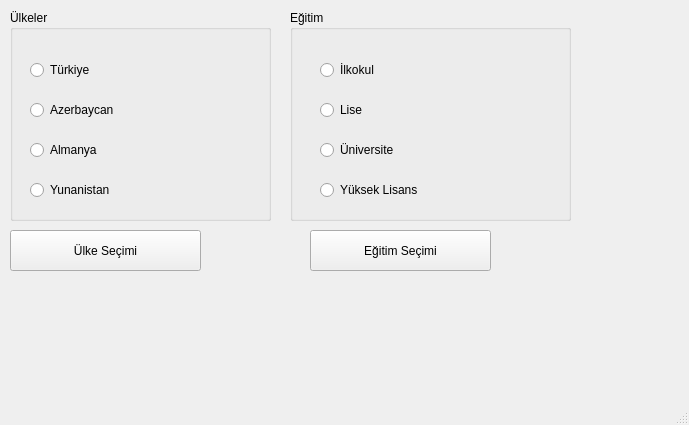
<?xml version="1.0" encoding="UTF-8"?>
<ui version="4.0">
 <class>MainWindow</class>
 <widget class="QMainWindow" name="MainWindow">
  <property name="geometry">
   <rect>
    <x>0</x>
    <y>0</y>
    <width>689</width>
    <height>425</height>
   </rect>
  </property>
  <property name="windowTitle">
   <string>MainWindow</string>
  </property>
  <widget class="QWidget" name="centralwidget">
   <widget class="QLabel" name="lblUlke">
    <property name="geometry">
     <rect>
      <x>10</x>
      <y>290</y>
      <width>271</width>
      <height>91</height>
     </rect>
    </property>
    <property name="text">
     <string/>
    </property>
   </widget>
   <widget class="QLabel" name="lblEgitim">
    <property name="geometry">
     <rect>
      <x>310</x>
      <y>290</y>
      <width>331</width>
      <height>81</height>
     </rect>
    </property>
    <property name="text">
     <string/>
    </property>
   </widget>
   <widget class="QPushButton" name="btnUlke">
    <property name="geometry">
     <rect>
      <x>10</x>
      <y>230</y>
      <width>191</width>
      <height>41</height>
     </rect>
    </property>
    <property name="text">
     <string>Ülke Seçimi</string>
    </property>
   </widget>
   <widget class="QPushButton" name="btnEgitim">
    <property name="geometry">
     <rect>
      <x>310</x>
      <y>230</y>
      <width>181</width>
      <height>41</height>
     </rect>
    </property>
    <property name="text">
     <string>Eğitim Seçimi</string>
    </property>
   </widget>
   <widget class="QGroupBox" name="groupBoxUlke">
    <property name="geometry">
     <rect>
      <x>10</x>
      <y>10</y>
      <width>261</width>
      <height>211</height>
     </rect>
    </property>
    <property name="title">
     <string>Ülkeler</string>
    </property>
    <widget class="QWidget" name="gridLayoutWidget">
     <property name="geometry">
      <rect>
       <x>20</x>
       <y>40</y>
       <width>211</width>
       <height>161</height>
      </rect>
     </property>
     <layout class="QGridLayout" name="gridLayoutUlke">
      <property name="spacing">
       <number>10</number>
      </property>
      <item row="3" column="0">
       <widget class="QRadioButton" name="radioYunanistan">
        <property name="text">
         <string>Yunanistan</string>
        </property>
       </widget>
      </item>
      <item row="2" column="0">
       <widget class="QRadioButton" name="radioAlmanya">
        <property name="text">
         <string>Almanya</string>
        </property>
       </widget>
      </item>
      <item row="0" column="0">
       <widget class="QRadioButton" name="radioTurkiye">
        <property name="text">
         <string>Türkiye</string>
        </property>
       </widget>
      </item>
      <item row="1" column="0">
       <widget class="QRadioButton" name="radioAzerbaycan">
        <property name="text">
         <string>Azerbaycan</string>
        </property>
       </widget>
      </item>
     </layout>
    </widget>
   </widget>
   <widget class="QGroupBox" name="groupBoxEgitim">
    <property name="geometry">
     <rect>
      <x>290</x>
      <y>10</y>
      <width>281</width>
      <height>211</height>
     </rect>
    </property>
    <property name="title">
     <string>Eğitim</string>
    </property>
    <widget class="QWidget" name="gridLayoutWidget_2">
     <property name="geometry">
      <rect>
       <x>30</x>
       <y>40</y>
       <width>221</width>
       <height>161</height>
      </rect>
     </property>
     <layout class="QGridLayout" name="gridLayoutEgitim" columnstretch="0">
      <property name="rightMargin">
       <number>0</number>
      </property>
      <property name="spacing">
       <number>10</number>
      </property>
      <item row="2" column="0">
       <widget class="QRadioButton" name="radioUniversite">
        <property name="text">
         <string>Üniversite</string>
        </property>
       </widget>
      </item>
      <item row="0" column="0">
       <widget class="QRadioButton" name="radioilkokul">
        <property name="text">
         <string>İlkokul</string>
        </property>
       </widget>
      </item>
      <item row="1" column="0">
       <widget class="QRadioButton" name="radioLise">
        <property name="text">
         <string>Lise</string>
        </property>
       </widget>
      </item>
      <item row="3" column="0">
       <widget class="QRadioButton" name="radioYuksekLisans">
        <property name="text">
         <string>Yüksek Lisans</string>
        </property>
       </widget>
      </item>
     </layout>
    </widget>
   </widget>
  </widget>
  <widget class="QMenuBar" name="menubar">
   <property name="geometry">
    <rect>
     <x>0</x>
     <y>0</y>
     <width>689</width>
     <height>22</height>
    </rect>
   </property>
  </widget>
  <widget class="QStatusBar" name="statusbar"/>
 </widget>
 <resources/>
 <connections/>
</ui>
